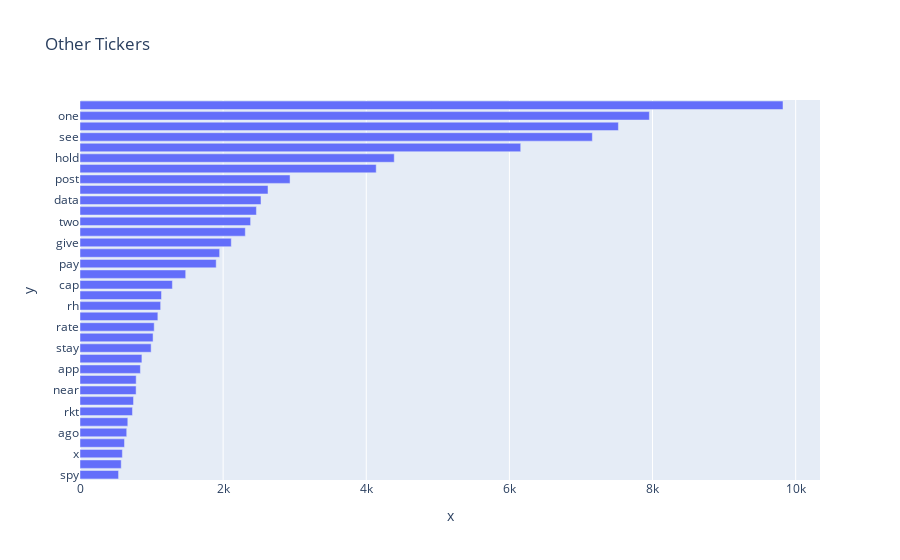

The cell this chart's notebook holds for it:
### Code cell
import plotly.express as px

top_words = {}

for (key, value) in counts_body.items():
   # Check if value is greater than 100 and add to new dictionary
    if key in other_tickers_list and value > 500: 
        top_words[key] = value
    continue
    
sorted_top_words = dict(sorted(top_words.items(), key=lambda item: item[1], reverse=False))

word = sorted_top_words.keys()
count = sorted_top_words.values()

# fig = px.bar(y=word, x=count, text = count, title='Other Tickers')
fig = px.bar(y=list(word), x=list(count), text = list(count), title='Other Tickers')
fig.update_traces(texttemplate='%{text:}', textposition='outside')
fig.update_layout(uniformtext_minsize=8, uniformtext_mode='hide')
fig.show()

### Figure 1 — Plotly figure (JSON) as saved in the notebook; plotly's stock layout.template omitted (floating-point values rounded to 4 significant figures)
{"data": [{"alignmentgroup": "True", "hovertemplate": "x=%{x}<br>y=%{y}<br>text=%{text}<extra></extra>", "legendgroup": "", "marker": {"color": "#636efa"}, "name": "", "offsetgroup": "", "orientation": "h", "showlegend": false, "text": [539, 576, 592, 622, 653, 668, 733, 748, 784, 785, 844, 865, 994, 1021, 1037, 1088, 1127, 1139, 1291, 1477, 1903, 1951, 2114, 2310, 2384, 2465, 2529, 2627, 2935, 4139, 4391, 6158, 7159, 7523, 7956, 9823], "textposition": "outside", "texttemplate": "%{text:}", "type": "bar", "x": [539, 576, 592, 622, 653, 668, 733, 748, 784, 785, 844, 865, 994, 1021, 1037, 1088, 1127, 1139, 1291, 1477, 1903, 1951, 2114, 2310, 2384, 2465, 2529, 2627, 2935, 4139, 4391, 6158, 7159, 7523, 7956, 9823], "xaxis": "x", "y": ["spy", "nok", "x", "key", "ago", "main", "rkt", "im", "near", "oil", "app", "ev", "stay", "bit", "rate", "ceo", "rh", "sub", "cap", "ever", "pay", "dd", "give", "low", "two", "per", "data", "amc", "post", "big", "hold", "time", "see", "know", "one", "gme"], "yaxis": "y"}], "layout": {"autosize": true, "barmode": "relative", "legend": {"tracegroupgap": 0}, "title": {"text": "Other Tickers"}, "uniformtext": {"minsize": 8, "mode": "hide"}, "xaxis": {"anchor": "y", "autorange": true, "domain": [0, 1], "range": [0, 10340], "title": {"text": "x"}, "type": "linear"}, "yaxis": {"anchor": "x", "autorange": true, "domain": [0, 1], "range": [-0.5, 35.5], "title": {"text": "y"}, "type": "category"}}}
